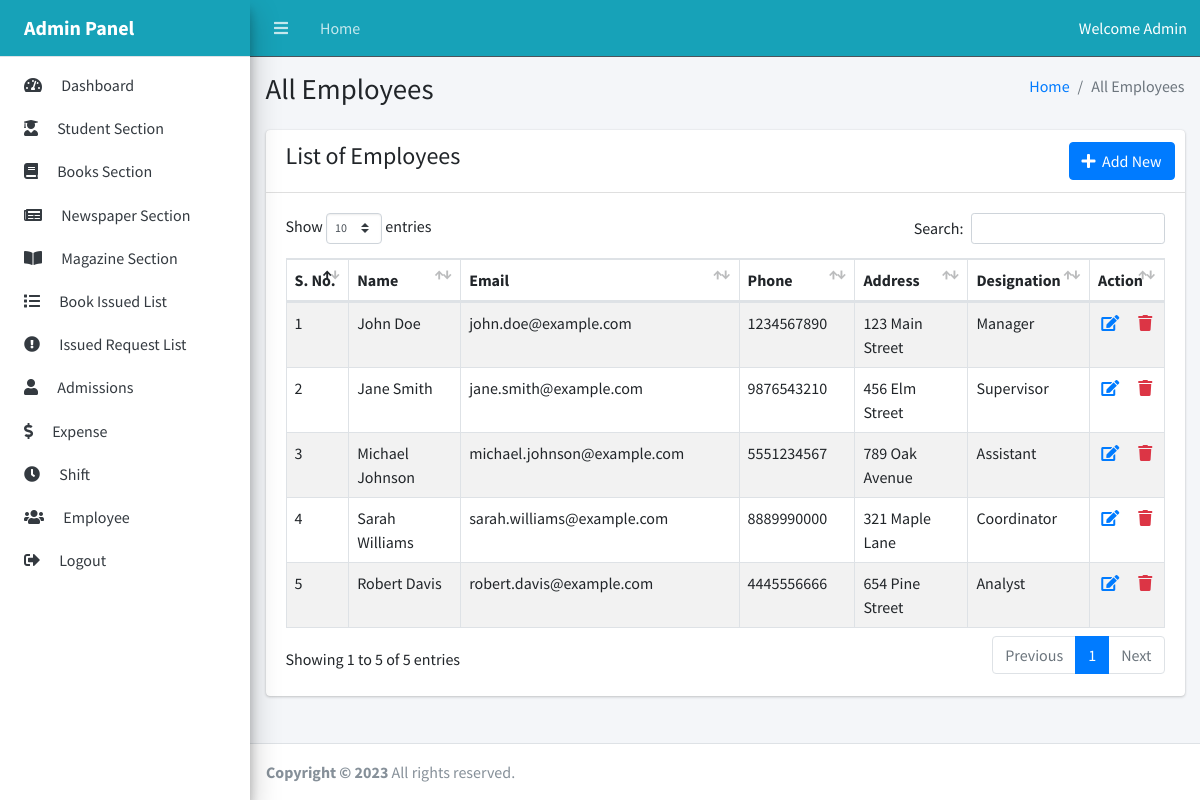
The page /admin/employee.php (signed in) on the database its author committed.
### tables this page shows
CREATE TABLE `employees` (
  `employee_id` int(11) NOT NULL,
  `name` varchar(50) NOT NULL,
  `email` varchar(50) NOT NULL,
  `phone` varchar(20) NOT NULL,
  `address` varchar(100) NOT NULL,
  `designation` varchar(50) NOT NULL
);

### admin/employee.php (the view, shortened to what this page needs)
<?php
include_once("../connection.php");
$sql = "SELECT * FROM employees";
$result = mysqli_query($conn, $sql);
if ($result) {
    $employees = mysqli_fetch_all($result, MYSQLI_ASSOC);
} else {
    echo "Error: " . mysqli_error($conn);
}
?>
<!DOCTYPE html>
<html lang="en">
<?php include_once("includes/head.php"); ?>
<body class="sidebar-mini layout-navbar-fixed layout-fixed">
    <div class="wrapper">
        <?php include_once("includes/header.php"); ?>
        <?php include_once("includes/sidebar.php"); ?>
        <div class="content-wrapper">
            <div class="content-header">
                <div class="container-fluid">
                    <div class="row mb-2">
                        <div class="col-sm-6">
                            <h1 class="m-0">All Employees</h1>
                        </div>
                        <div class="col-sm-6">
                            <ol class="breadcrumb float-sm-right">
                                <li class="breadcrumb-item"><a href="/">Home</a></li>
                                <li class="breadcrumb-item active">All Employees</li>
                            </ol>
                        </div>
                    </div>
                </div>
            </div>
            <div class="content">
                <div class="container-fluid">
                    <div class="row">
                        <div class="col-12">
                            <div class="card">
                                <div class="card-header d-flex">
                                    <h4>List of Employees</h4>
                                    <div class="card-tools ml-auto">
                                        <button class="btn btn-primary" data-toggle="modal" data-target="#modal-employee">
                                            <span class="fas fa-plus"></span>&nbsp;&nbsp;Add New
                                        </button>
                                    </div>
                                </div>
                                <div class="card-body">
                                    <table id="example1" class="table table-striped table-hover table-bordered" style="width:100%">
                                        <thead>
                                            <tr>
                                                <th>S. No.</th>
                                                <th>Name</th>
                                                <th>Email</th>
                                                <th>Phone</th>
                                                <th>Address</th>
                                                <th>Designation</th>
                                                <th>Action</th>
                                            </tr>
                                        </thead>
                                        <tbody>
                                            <?php foreach ($employees as $i => $employee) : ?>
                                                <tr>
                                                    <td><?= $i + 1 ?></td>
                                                    <td><?= $employee['name'] ?></td>
                                                    <td><?= $employee['email'] ?></td>
                                                    <td><?= $employee['phone'] ?></td>
                                                    <td><?= $employee['address'] ?></td>
                                                    <td><?= $employee['designation'] ?></td>
                                                    <td class="text-center">
                                                        <a href="edit_employee.php?id=<?= $employee['employee_id'] ?>"><span class="fas fa-edit text-primary"></span></a>
                                                        <a href="delete_employee.php?id=<?= $employee['employee_id'] ?>" class="ml-3" onclick="return confirm('Are you sure to delete this employee?')">
                                                            <span class="fas fa-trash text-danger"></span>
                                                        </a>
                                                    </td>
                                                </tr>
                                            <?php endforeach; ?>
                                        </tbody>
                                    </table>
                                </div>
                            </div>
                        </div>
                    </div>
                </div>
            </div>
        </div>
        <?php include_once("includes/footer.php"); ?>
    </div>
</body>
</html>

### rows shown on the page
employees: name "John Doe", email "john.doe@example.com", phone "1234567890", address "123 Main Street", designation "Manager"
employees: name "Jane Smith", email "jane.smith@example.com", phone "9876543210", address "456 Elm Street", designation "Supervisor"
employees: name "Michael Johnson", email "michael.johnson@example.com", phone "5551234567", address "789 Oak Avenue", designation "Assistant"
employees: name "Sarah Williams", email "sarah.williams@example.com", phone "8889990000", address "321 Maple Lane", designation "Coordinator"
employees: name "Robert Davis", email "robert.davis@example.com", phone "4445556666", address "654 Pine Street", designation "Analyst"
